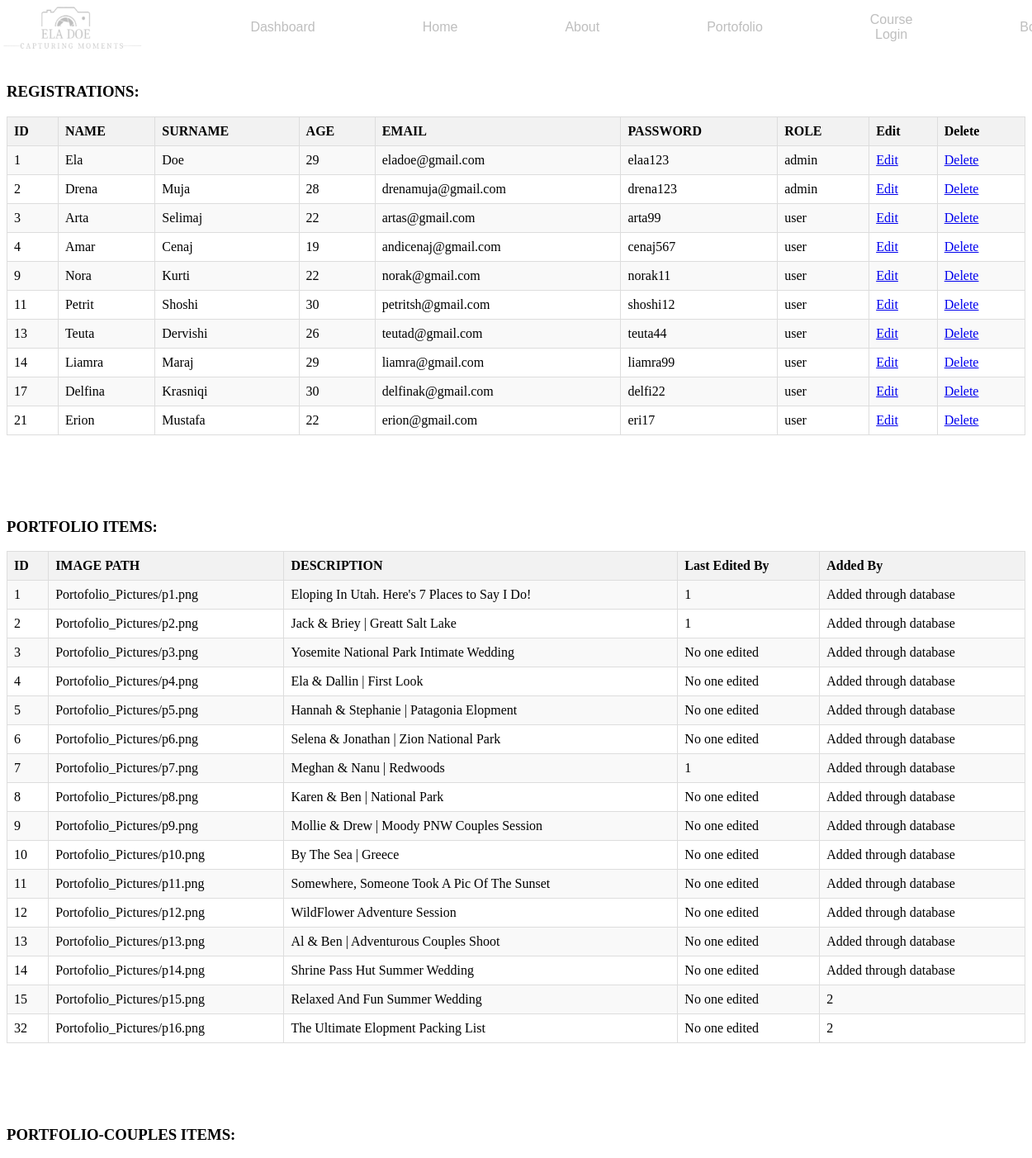
Page /dashboard.php (signed in, upper part) on the committed database.
### tables this page shows
CREATE TABLE `user` (
  `id` int(11) NOT NULL,
  `name` varchar(20) NOT NULL,
  `surname` varchar(30) NOT NULL,
  `age` int(11) NOT NULL,
  `email` varchar(20) NOT NULL,
  `password` varchar(20) NOT NULL,
  `roli` varchar(20) NOT NULL DEFAULT 'user'
);

CREATE TABLE `portofolio` (
  `id` int(11) NOT NULL,
  `image_path` varchar(255) NOT NULL,
  `description` text NOT NULL,
  `last_edited_by` int(11) DEFAULT NULL,
  `added_by` int(11) DEFAULT NULL
);

### userRepository.php (called while the page is built, shortened)
<?php
    include_once"databaseConnection.php";
    class userRepository{
        private $connection;
        function __construct(){
            $conn = new DatabaseConnection;
            $this->connection = $conn->startConnection();
        }
        function getAllUsers(){
            $conn = $this->connection;
            $sql = "SELECT * FROM user";
            $statement = $conn->query($sql);
            $users = $statement->fetchAll();
            return $users;
        }
        function getUserById($id){
            $conn = $this->connection;
            $sql = "SELECT * FROM user WHERE id=?";
            $statement = $conn->prepare($sql);
            $statement->execute([$id]);
            $user=$statement->fetch();
            return $user;
        }
    }
?>

### databaseConnection.php (called while the page is built)
<?php
     class DatabaseConnection{
        private $host = "localhost";
        private $username = "root";
        private $password = "";
        private $database = "web_project";
     function startConnection(){
         try{
             $conn = new PDO("mysql:host=$this->host;dbname=$this->database", $this->username, $this->password);
             $conn->setAttribute(PDO::ATTR_ERRMODE, PDO::ERRMODE_EXCEPTION);
             if(!$conn){
                 return null;
             }else{
                 return $conn;
             }
         }catch(PDOException $e){
            echo "Connection failed ". $e->getMessage();
             return null;
         }
     }
 }
?>

### PortofolioRepository.php (called while the page is built, shortened)
<?php
include_once "DatabaseConnection.php";
class PortofolioRepository
{
    private $connection;
    public function __construct()
    {
        $dbConnection = new DatabaseConnection;
        $this->connection = $dbConnection->startConnection();
    }
    public function getAllPortofolios()
    {
        $sql = "SELECT * FROM portofolio";
        $statement = $this->connection->query($sql);
        $portofolios = [];
        if ($statement->rowCount() > 0) {
            while ($row = $statement->fetch(PDO::FETCH_ASSOC)) {
                $portofolios[] = $row;
            }
        }
        return $portofolios;
    }
}
?>

### dashboard.php (the view, shortened to what this page needs)
<?php
include_once "databaseConnection.php";
?>
<!DOCTYPE html>
<html lang="en">
<head>
    <link rel="stylesheet" href="dashboard.css">
</head>
<body>
    <header>
        <?php
        include("Header.php");
        ?>
    </header>
    <h3 style="margin-top:100px">REGISTRATIONS:</h3>
    <table border="1">
        <tr>
            <th>ID</th>
            <th>NAME</th>
            <th>SURNAME</th>
            <th>AGE</th>
            <th>EMAIL</th>
            <th>PASSWORD</th>
            <th>ROLE</th>
            <th>Edit</th>
            <th>Delete</th>
        </tr>
        <?php
        include_once "userRepository.php";
        $userRepository = new UserRepository();
        $users = $userRepository->getAllUsers();
        foreach ($users as $User) {
            echo
                "
                <tr>
                     <td>$User[id]</td>
                     <td>$User[name]</td>
                     <td>$User[surname] </td>
                     <td>$User[age] </td>
                     <td>$User[email] </td>
                     <td>$User[password] </td>
                     <td>$User[roli]</td>
                     <td><a href='edit.php?id=$User[id]'>Edit</a> </td>
                     <td><a href='delete.php?id=$User[id]'>Delete</a></td>
                </tr>
                ";
        }
        ?>
    </table>
    <h3 style="margin-top: 100px">PORTFOLIO ITEMS:</h3>
    <table border="1">
        <tr>
            <th>ID</th>
            <th>IMAGE PATH</th>
            <th>DESCRIPTION</th>
            <th>Last Edited By</th>
            <th>Added By</th>
        </tr>
        <?php
        include_once "PortofolioRepository.php";
        include_once "userRepository.php";
        $portofolioRepository = new PortofolioRepository();
        $portofolioData = $portofolioRepository->getAllPortofolios();
        $userRepository = new UserRepository();
        foreach ($portofolioData as $portofolioItem):
            $lastEditedById = $portofolioItem['last_edited_by'];
            $addedById = $portofolioItem['added_by'];
            $lastEditedByUser = $userRepository->getUserById($lastEditedById);
            $addedByUser = $userRepository->getUserById($addedById);
            echo "
        <tr>
            <td>{$portofolioItem['id']}</td>
            <td>{$portofolioItem['image_path']}</td>
            <td>{$portofolioItem['description']}</td>
            <td>";
            if ($lastEditedByUser) {
                echo "{$lastEditedByUser['id']}";
            } else {
                echo "No one edited";
            }
            echo "</td>
            <td>";
            if ($addedByUser) {
                echo "{$addedByUser['id']}";
            } else {
                echo "Added through database";
            }
            echo "</td>
        </tr>";
        endforeach;
        ?>
    </table>
    <h3 style="margin-top: 100px">PORTFOLIO-COUPLES ITEMS:</h3>
        <?php
        include_once "PortofolioRepository.php";
        include_once "userRepository.php";
        ?>
        <?php
        include_once "PortofolioRepository.php";
        include_once "userRepository.php";
        ?>
        <?php
        include_once "PortofolioRepository.php";
        include_once "userRepository.php";
        ?>
                <?php
                require_once('databaseConnection.php');
                ?>
</body>
</html>

### dashboard.css (style rules this page uses)
table { border-collapse: collapse; width: 100%; }
th { background-color: #f2f2f2; border: 1px solid #dddddd; text-align: left; padding: 8px; }
td { border: 1px solid #dddddd; text-align: left; padding: 8px; }
tr:nth-child(even) { background-color: #f9f9f9; }

### Header.php (style rules this page uses)
header { display: flex; position: fixed; align-items: center; top: 0; left: 0; width: 100%; height: 66px; background-color: white; z-index: 1000; overflow: hidden; opacity: 0.5; }

### rows in the picture
user: id "1", name "Ela", surname "Doe", age "29", email "eladoe@gmail.com", password "elaa123", roli "admin"
user: id "2", name "Drena", surname "Muja", age "28", email "drenamuja@gmail.com", password "drena123", roli "admin"
user: id "3", name "Arta", surname "Selimaj", age "22", email "artas@gmail.com", password "arta99", roli "user"
user: id "4", name "Amar", surname "Cenaj", age "19", email "andicenaj@gmail.com", password "cenaj567", roli "user"
user: id "9", name "Nora", surname "Kurti", age "22", email "norak@gmail.com", password "norak11", roli "user"
user: id "11", name "Petrit", surname "Shoshi", age "30", email "petritsh@gmail.com", password "shoshi12", roli "user"
user: id "13", name "Teuta", surname "Dervishi", age "26", email "teutad@gmail.com", password "teuta44", roli "user"
user: id "14", name "Liamra", surname "Maraj", age "29", email "liamra@gmail.com", password "liamra99", roli "user"
user: id "17", name "Delfina", surname "Krasniqi", age "30", email "delfinak@gmail.com", password "delfi22", roli "user"
user: id "21", name "Erion", surname "Mustafa", age "22", email "erion@gmail.com", password "eri17", roli "user"
portofolio: id "1", image_path "Portofolio_Pictures/p1.png", description "Eloping In Utah. Here's 7 Places to Say I Do!", user.id "1", shows "Added through database"
portofolio: id "2", image_path "Portofolio_Pictures/p2.png", description "Jack & Briey | Greatt Salt Lake", user.id "1", shows "Added through database"
portofolio: id "3", image_path "Portofolio_Pictures/p3.png", description "Yosemite National Park Intimate Wedding", shows "No one edited", shows "Added through database"
portofolio: id "4", image_path "Portofolio_Pictures/p4.png", description "Ela & Dallin | First Look", shows "No one edited", shows "Added through database"
portofolio: id "5", image_path "Portofolio_Pictures/p5.png", description "Hannah & Stephanie | Patagonia Elopment", shows "No one edited", shows "Added through database"
portofolio: id "6", image_path "Portofolio_Pictures/p6.png", description "Selena & Jonathan | Zion National Park", shows "No one edited", shows "Added through database"
portofolio: id "7", image_path "Portofolio_Pictures/p7.png", description "Meghan & Nanu | Redwoods", user.id "1", shows "Added through database"
portofolio: id "8", image_path "Portofolio_Pictures/p8.png", description "Karen & Ben | National Park", shows "No one edited", shows "Added through database"
portofolio: id "9", image_path "Portofolio_Pictures/p9.png", description "Mollie & Drew | Moody PNW Couples Session", shows "No one edited", shows "Added through database"
portofolio: id "10", image_path "Portofolio_Pictures/p10.png", description "By The Sea | Greece", shows "No one edited", shows "Added through database"
portofolio: id "11", image_path "Portofolio_Pictures/p11.png", description "Somewhere, Someone Took A Pic Of The Sunset", shows "No one edited", shows "Added through database"
portofolio: id "12", image_path "Portofolio_Pictures/p12.png", description "WildFlower Adventure Session", shows "No one edited", shows "Added through database"
portofolio: id "13", image_path "Portofolio_Pictures/p13.png", description "Al & Ben | Adventurous Couples Shoot", shows "No one edited", shows "Added through database"
portofolio: id "14", image_path "Portofolio_Pictures/p14.png", description "Shrine Pass Hut Summer Wedding", shows "No one edited", shows "Added through database"
portofolio: id "15", image_path "Portofolio_Pictures/p15.png", description "Relaxed And Fun Summer Wedding", shows "No one edited", user.id "2"
portofolio: id "32", image_path "Portofolio_Pictures/p16.png", description "The Ultimate Elopment Packing List", shows "No one edited", user.id "2"
